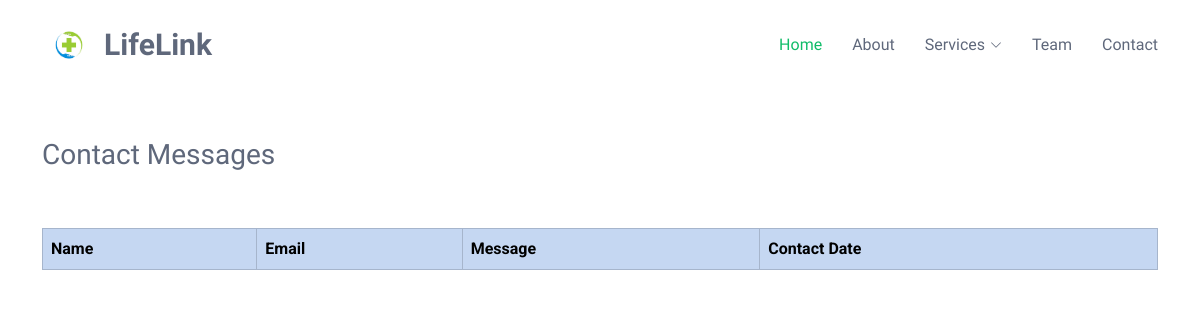
/view_clients/, run on an earlier commit of the app's database.
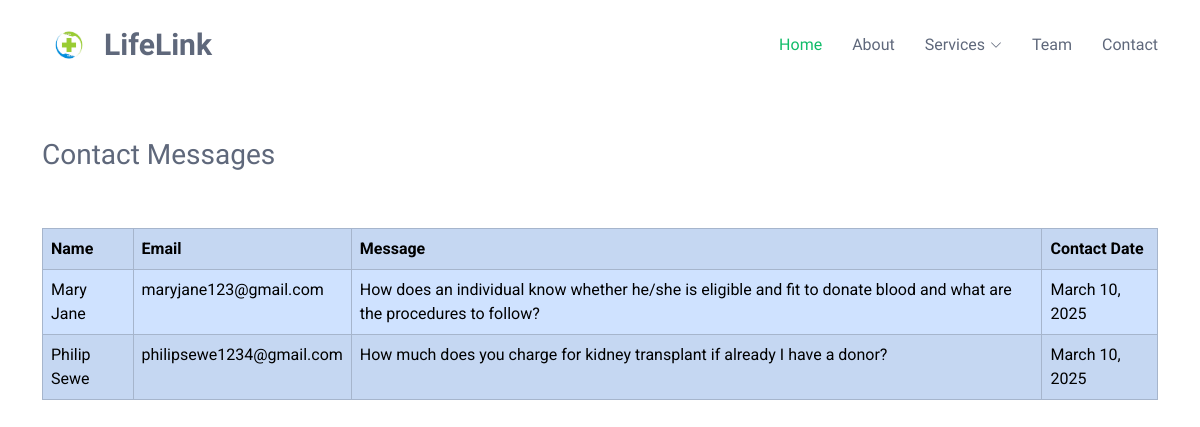
And on a later commit of the database.
### LifeLinkApp/models.py (models this page shows, shortened)
class Client(models.Model):
    client_name = models.CharField(max_length=100)
    client_email = models.CharField(max_length=100)
    client_message = models.TextField(max_length=500)
    filled_at=models.DateTimeField(auto_now_add=True)

### LifeLinkApp/views.py (the view)
# urls.py: path('view_clients/', views.view_clients, name='view_clients'),
def view_clients(request):
    clients = Client.objects.all()
    return render(request,'view_clients.html',{'clients':clients})

### LifeLinkApp/templates/view_clients.html (shortened to what this page needs)
{% load static %}
<!DOCTYPE html>
<html lang="en">
<head>
  <link href="{% static 'assets/vendor/bootstrap/css/bootstrap.min.css' %}" rel="stylesheet">
  <link href="{% static 'assets/vendor/bootstrap-icons/bootstrap-icons.css' %}" rel="stylesheet">
  <link href="{% static 'assets/vendor/aos/aos.css' %}" rel="stylesheet">
  <link href="{% static 'assets/vendor/glightbox/css/glightbox.min.css' %}" rel="stylesheet">
  <link href="{% static 'assets/vendor/swiper/swiper-bundle.min.css' %}" rel="stylesheet">
  <link href="{% static 'assets/css/main.css'%}" rel="stylesheet">
    <link rel="stylesheet" href="{% static 'assets/css/donor_details.css' %}">
</head>
<body class="index-page">
  <header id="header" class="header d-flex align-items-center sticky-top">
    <div class="container-fluid container-xl position-relative d-flex align-items-center">
      <a href="{% url 'homepage' %}" class="logo d-flex align-items-center me-auto">
         <img src="{% static 'assets/img/logo1.jpg' %}" alt="">
        <h1 class="sitename">LifeLink</h1>
      </a>
      <nav id="navmenu" class="navmenu">
        <ul>
          <li><a href="{% url 'homepage' %}" class="active">Home</a></li>
          <li><a href="#about">About</a></li>
           <li class="dropdown"><a href="#"><span>Services</span> <i class="bi bi-chevron-down toggle-dropdown"></i></a>
          </li>
          <li><a href="#team">Team</a></li>
          <li><a href="#contact">Contact</a></li>
        </ul>
      </nav>
    </div>
  </header>
  <br><br>
  <main class="main container">
      <h3>Contact Messages</h3> <br><br>
      <table class="table table-primary table-striped table-hover table-bordered">
       <tr>
       <td><b>Name</b></td>
       <td><b>Email</b></td>
       <td><b>Message</b></td>
       <td><b>Contact Date</b></td>
       </tr>
       {% for client in clients %}
       <tr>
       <td>{{ client.client_name }}</td>
       <td>{{ client.client_email }}</td>
       <td>{{ client.client_message }}</td>
       <td>{{ client.filled_at|date:"F j, Y" }}</td>
       </tr>
       {% endfor %}
   </table>
       </main>
    <br><br><br><br> <br><br>
    <br><br><br><br> <br><br>
  <br><br><br><br> <br><br>
</body>
</html>

What changed in the data, as far as the page shows it:
added Client: client_name "Mary Jane", client_email "maryjane123@gmail.com", client_message "How does an individual know whether he/she is eligible and fit to donate blood and what are the procedures to follow?", filled_at "March 10, 2025"
added Client: client_name "Philip Sewe", client_email "philipsewe1234@gmail.com", client_message "How much does you charge for kidney transplant if already I have a donor?", filled_at "March 10, 2025"
